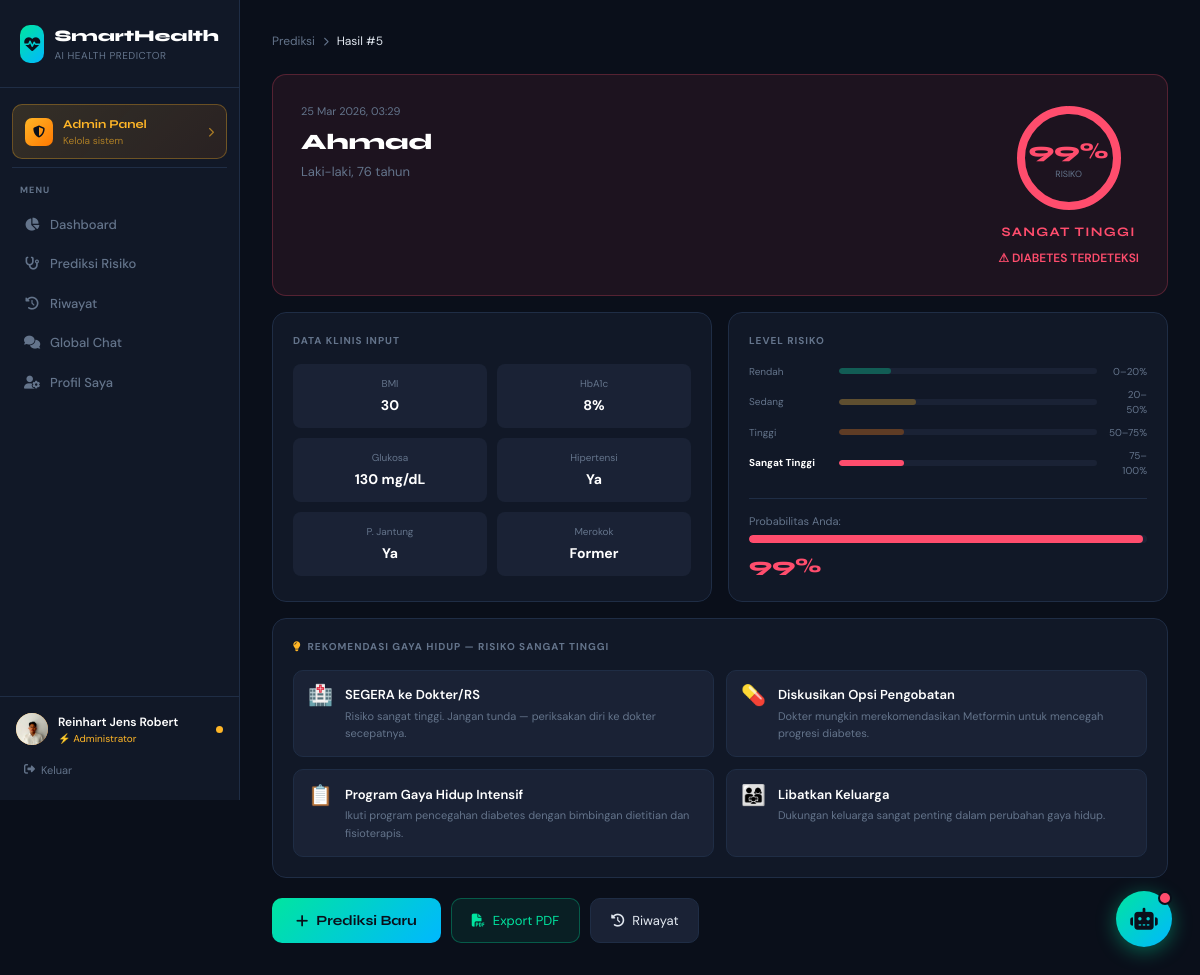
The app's page /pages/result.php?id=5 (signed in) with its own data.
### tables this page shows
CREATE TABLE `predictions` (
  `id` int NOT NULL,
  `user_id` int NOT NULL,
  `patient_name` varchar(100) DEFAULT 'Anonim',
  `gender` enum('Male','Female','Other') NOT NULL,
  `age` float NOT NULL,
  `hypertension` tinyint(1) NOT NULL,
  `heart_disease` tinyint(1) NOT NULL,
  `smoking_history` varchar(50) NOT NULL,
  `bmi` float NOT NULL,
  `hba1c_level` float NOT NULL,
  `blood_glucose_level` int NOT NULL,
  `result` tinyint(1) NOT NULL COMMENT '0=Non-Diabetes, 1=Diabetes',
  `probability_diabetes` float NOT NULL,
  `risk_level` enum('Rendah','Sedang','Tinggi','Sangat Tinggi') NOT NULL,
  `created_at` timestamp NULL DEFAULT CURRENT_TIMESTAMP
);

### pages/result.php (the view, shortened to what this page needs)
<?php
$id   = intval($_GET['id'] ?? 0);
$db   = getDB();
$stmt = $db->prepare("SELECT * FROM predictions WHERE id=? AND user_id=?");
$stmt->bind_param('ii', $id, $_SESSION['user_id']);
$stmt->execute();
$pred = $stmt->get_result()->fetch_assoc();
$isDiabetes = $pred['result'] == 1;
$prob       = round($pred['probability_diabetes'] * 100, 1);
$risk       = $pred['risk_level'];
$riskConfig = [
    'Rendah'       => ['color'=>'#00e5a0','bg'=>'rgba(0,229,160,0.08)','border'=>'rgba(0,229,160,0.25)','label'=>'RENDAH'],
    'Sedang'       => ['color'=>'#ffb627','bg'=>'rgba(255,182,39,0.08)','border'=>'rgba(255,182,39,0.25)','label'=>'SEDANG'],
    'Tinggi'       => ['color'=>'#ff7800','bg'=>'rgba(255,120,0,0.08)', 'border'=>'rgba(255,120,0,0.25)', 'label'=>'TINGGI'],
    'Sangat Tinggi'=> ['color'=>'#ff4d6d','bg'=>'rgba(255,77,109,0.08)','border'=>'rgba(255,77,109,0.25)','label'=>'SANGAT TINGGI'],
];
$rc = $riskConfig[$risk];
$recommendations = [
    'Rendah'       => [['🥗','Pertahankan Pola Makan Sehat','Konsumsi sayuran, buah, dan protein rendah lemak. Batasi gula dan karbohidrat olahan.'],['🏃','Tetap Aktif Berolahraga','Minimal 150 menit aktivitas fisik per minggu. Jalan kaki, bersepeda, atau berenang.'],['🩺','Pemeriksaan Rutin','Cek gula darah minimal 1x per tahun untuk memantau kesehatan metabolik.'],['😴','Istirahat Cukup','Tidur 7–9 jam per malam membantu regulasi hormon insulin.']],
    'Sedang'       => [['🍚','Kurangi Karbohidrat Sederhana','Ganti nasi putih dengan nasi merah. Hindari minuman manis dan makanan olahan.'],['⚖️','Turunkan Berat Badan 5–7%','Penurunan berat badan moderat terbukti mengurangi risiko diabetes secara signifikan.'],['🏋️','Tingkatkan Aktivitas Fisik','30 menit olahraga intensitas sedang setiap hari. Kombinasikan kardio dan kekuatan.'],['🩺','Konsultasi Dokter','Jadwalkan pemeriksaan HbA1c dan glukosa darah puasa secepatnya.']],
    'Tinggi'       => [['🚨','Segera Konsultasi Dokter','Risiko tinggi. Konsultasikan segera dengan dokter untuk rencana pengelolaan.'],['🥦','Diet Rendah Glikemik Ketat','Hindari makanan tinggi gula. Fokus pada sayuran non-tepung dan protein tanpa lemak.'],['📉','Monitor Gula Darah Harian','Gunakan glukometer untuk memantau kadar gula darah setiap hari.'],['🚭','Berhenti Merokok','Merokok meningkatkan resistensi insulin. Cari bantuan untuk berhenti merokok.']],
    'Sangat Tinggi'=> [['🏥','SEGERA ke Dokter/RS','Risiko sangat tinggi. Jangan tunda — periksakan diri ke dokter secepatnya.'],['💊','Diskusikan Opsi Pengobatan','Dokter mungkin merekomendasikan Metformin untuk mencegah progresi diabetes.'],['📋','Program Gaya Hidup Intensif','Ikuti program pencegahan diabetes dengan bimbingan dietitian dan fisioterapis.'],['👨‍👩‍👧','Libatkan Keluarga','Dukungan keluarga sangat penting dalam perubahan gaya hidup.']],
];
$recs = $recommendations[$risk];
include __DIR__.'/../includes/header.php';
?>
<div style="display:flex;align-items:center;gap:8px;font-size:12px;color:var(--muted);margin-bottom:24px" class="fade-up">
    <a href="/pages/predict.php" style="color:var(--muted);text-decoration:none;hover:color:var(--accent)">Prediksi</a>
    <i class="fas fa-chevron-right" style="font-size:9px"></i>
    <span style="color:var(--text)">Hasil #<?= $pred['id'] ?></span>
</div>
<div class="card fade-up" style="background:<?= $rc['bg'] ?>;border-color:<?= $rc['border'] ?>;padding:28px;margin-bottom:16px">
    <div style="display:flex;align-items:flex-start;justify-content:space-between;gap:20px;flex-wrap:wrap">
        <div>
            <div style="font-size:11px;color:var(--muted);margin-bottom:6px"><?= date('d M Y, H:i', strtotime($pred['created_at'])) ?></div>
            <div style="font-family:'Syne',sans-serif;font-size:22px;font-weight:800;color:#fff"><?= htmlspecialchars($pred['patient_name']?:'Anonim') ?></div>
            <div style="font-size:13px;color:var(--muted);margin-top:3px">
                <?= $pred['gender']==='Male'?'Laki-laki':($pred['gender']==='Female'?'Perempuan':'Lainnya') ?>, <?= $pred['age'] ?> tahun
            </div>
        </div>
        <div style="text-align:center">
            <div style="position:relative;width:110px;height:110px;margin:0 auto 10px">
                <svg width="110" height="110" style="transform:rotate(-90deg)">
                    <circle cx="55" cy="55" r="48" fill="none" stroke="rgba(255,255,255,0.06)" stroke-width="8"/>
                    <circle cx="55" cy="55" r="48" fill="none" stroke="<?= $rc['color'] ?>" stroke-width="8"
                        stroke-dasharray="<?= round(301.6 * $prob / 100, 1) ?> 301.6"
                        stroke-linecap="round"/>
                </svg>
                <div style="position:absolute;inset:0;display:flex;flex-direction:column;align-items:center;justify-content:center">
                    <div style="font-family:'Syne',sans-serif;font-size:22px;font-weight:800;color:<?= $rc['color'] ?>"><?= $prob ?>%</div>
                    <div style="font-size:9px;color:var(--muted)">RISIKO</div>
                </div>
            </div>
            <div style="font-family:'Syne',sans-serif;font-size:13px;font-weight:700;letter-spacing:0.1em;color:<?= $rc['color'] ?>"><?= $rc['label'] ?></div>
            <div style="font-size:12px;color:<?= $isDiabetes?'var(--danger)':'var(--accent)' ?>;margin-top:6px;font-weight:600">
                <?= $isDiabetes?'⚠ DIABETES TERDETEKSI':'✓ NON-DIABETES' ?>
            </div>
        </div>
    </div>
</div>
<div style="display:grid;grid-template-columns:1fr 1fr;gap:16px;margin-bottom:16px" class="fade-up-2">
    <div class="card" style="padding:20px">
        <div style="font-size:10px;font-weight:700;letter-spacing:0.1em;text-transform:uppercase;color:var(--muted);margin-bottom:16px">Data Klinis Input</div>
        <div style="display:grid;grid-template-columns:1fr 1fr;gap:10px">
            <?php
            $dp=[
                ['BMI','bmi',''],['HbA1c','hba1c_level','%'],
                ['Glukosa','blood_glucose_level',' mg/dL'],
                ['Hipertensi','hypertension','','bool'],
                ['P. Jantung','heart_disease','','bool'],
                ['Merokok','smoking_history','','text'],
            ];
            foreach($dp as $d):
                $val = $pred[$d[1]];
                if(isset($d[3])&&$d[3]==='bool') $val=$val?'Ya':'Tidak';
                elseif(isset($d[3])&&$d[3]==='text') $val=ucfirst($val);
            ?>
            <div style="background:var(--surface2);border-radius:8px;padding:12px;text-align:center">
                <div style="font-size:10px;color:var(--muted);margin-bottom:4px"><?= $d[0] ?></div>
                <div style="font-weight:700;color:#fff;font-size:14px"><?= $val ?><?= $d[2] ?></div>
            </div>
            <?php endforeach; ?>
        </div>
    </div>
    <div class="card" style="padding:20px">
        <div style="font-size:10px;font-weight:700;letter-spacing:0.1em;text-transform:uppercase;color:var(--muted);margin-bottom:16px">Level Risiko</div>
        <div style="margin-bottom:20px">
            <?php foreach(['Rendah'=>[0,20,'#00e5a0'],'Sedang'=>[20,50,'#ffb627'],'Tinggi'=>[50,75,'#ff7800'],'Sangat Tinggi'=>[75,100,'#ff4d6d']] as $rn=>$rv): ?>
            <div style="display:flex;align-items:center;gap:10px;margin-bottom:8px">
                <div style="width:80px;font-size:10px;color:<?= $rn===$risk?'#fff':'var(--muted)' ?>;font-weight:<?= $rn===$risk?'700':'400' ?>"><?= $rn ?></div>
                <div style="flex:1;height:6px;background:var(--surface2);border-radius:3px;overflow:hidden">
                    <div style="width:<?= $rv[1]-$rv[0] ?>%;height:100%;background:<?= $rv[2] ?>;opacity:<?= $rn===$risk?'1':'0.3' ?>;border-radius:3px"></div>
                </div>
                <div style="font-size:10px;color:var(--muted);width:40px;text-align:right"><?= $rv[0] ?>–<?= $rv[1] ?>%</div>
            </div>
            <?php endforeach; ?>
        </div>
        <div style="height:1px;background:var(--border);margin-bottom:14px"></div>
        <div style="font-size:11px;color:var(--muted)">Probabilitas Anda:</div>
        <div style="margin-top:6px;height:8px;background:var(--surface2);border-radius:4px;overflow:hidden">
            <div style="width:<?= $prob ?>%;height:100%;background:<?= $rc['color'] ?>;border-radius:4px;transition:width 1s ease"></div>
        </div>
        <div style="font-size:20px;font-family:'Syne',sans-serif;font-weight:800;color:<?= $rc['color'] ?>;margin-top:8px"><?= $prob ?>%</div>
    </div>
</div>
<div class="card fade-up-3" style="padding:20px;margin-bottom:20px">
    <div style="font-size:10px;font-weight:700;letter-spacing:0.1em;text-transform:uppercase;color:var(--muted);margin-bottom:16px">
        <i class="fas fa-lightbulb" style="color:var(--warning);margin-right:6px"></i>Rekomendasi Gaya Hidup — Risiko <?= $risk ?>
    </div>
    <div style="display:grid;grid-template-columns:1fr 1fr;gap:12px">
        <?php foreach($recs as $rec): ?>
        <div style="background:var(--surface2);border:1px solid var(--border);border-radius:10px;padding:14px;display:flex;gap:12px;align-items:flex-start">
            <span style="font-size:20px;line-height:1"><?= $rec[0] ?></span>
            <div>
                <div style="font-weight:600;font-size:13px;color:#fff;margin-bottom:3px"><?= $rec[1] ?></div>
                <div style="font-size:11px;color:var(--muted);line-height:1.6"><?= $rec[2] ?></div>
            </div>
        </div>
        <?php endforeach; ?>
    </div>
</div>
<div style="display:flex;gap:10px;flex-wrap:wrap" class="fade-up-4">
    <a href="/pages/predict.php" class="btn-primary" style="text-decoration:none;display:inline-flex;align-items:center;gap:8px">
        <i class="fas fa-plus"></i> Prediksi Baru
    </a>
    <button onclick="exportPDF()" class="btn-ghost" style="background:rgba(0,229,160,0.08);border-color:rgba(0,229,160,0.3);color:var(--accent)">
        <i class="fas fa-file-pdf"></i> Export PDF
    </button>
    <a href="/pages/history.php" class="btn-ghost" style="text-decoration:none">
        <i class="fas fa-history"></i> Riwayat
    </a>
</div>
<?php include __DIR__.'/../includes/footer.php'; ?>

### includes/header.php (style rules this page uses)
:root { --bg: #0a0f1a; --surface: #111827; --surface2: #1a2235; --border: #1f2d45; --accent: #00e5a0; --accent2: #00b8ff; --danger: #ff4d6d; --warning: #ffb627; --text: #e2e8f0; --muted: #64748b; }
* { box-sizing: border-box; }
body { font-family: 'DM Sans', sans-serif; background: var(--bg); color: var(--text); min-height: 100vh; }
.card { background: var(--surface); border: 1px solid var(--border); border-radius: 14px; }
.btn-primary { background: linear-gradient(135deg, var(--accent), var(--accent2)); color: #0a0f1a; font-family: 'Syne', sans-serif; font-weight: 700; border: none; border-radius: 10px; padding: 12px 24px; cursor: pointer; transition: opacity 0.2s, transform 0.1s; font-size: 14px; }
.btn-ghost { background: var(--surface2); color: var(--text); border: 1px solid var(--border); border-radius: 10px; padding: 10px 20px; cursor: pointer; font-size: 13px; text-decoration: none; display: inline-flex; align-items: center; gap: 8px; transition: border-color 0.2s; }
.fade-up { animation: fadeUp 0.4s ease forwards; }
.fade-up-2 { animation: fadeUp 0.4s 0.1s ease both; }
.fade-up-3 { animation: fadeUp 0.4s 0.2s ease both; }
.fade-up-4 { animation: fadeUp 0.4s 0.3s ease both; }

### records on screen
predictions: id "5", created_at "25 Mar 2026, 03:29", patient_name "Ahmad", age "76", probability_diabetes "99", risk_level "SANGAT TINGGI", bmi "30", hba1c_level "8", blood_glucose_level "130", hypertension "Ya", heart_disease "Ya", smoking_history "Former"

### other values on screen
$_sidebarUser['name'] "Reinhart Jens Robert"
$d[0] "BMI"
$d[0] "HbA1c"
$d[2] "%"
$d[0] "Glukosa"
$d[2] "mg/dL"
$d[0] "Hipertensi"
$d[0] "P. Jantung"
$d[0] "Merokok"
$rn "Rendah"
$rv[0] "0"
$rv[1] "20"
$rn "Sedang"
$rv[0] "20"
$rv[1] "50"
